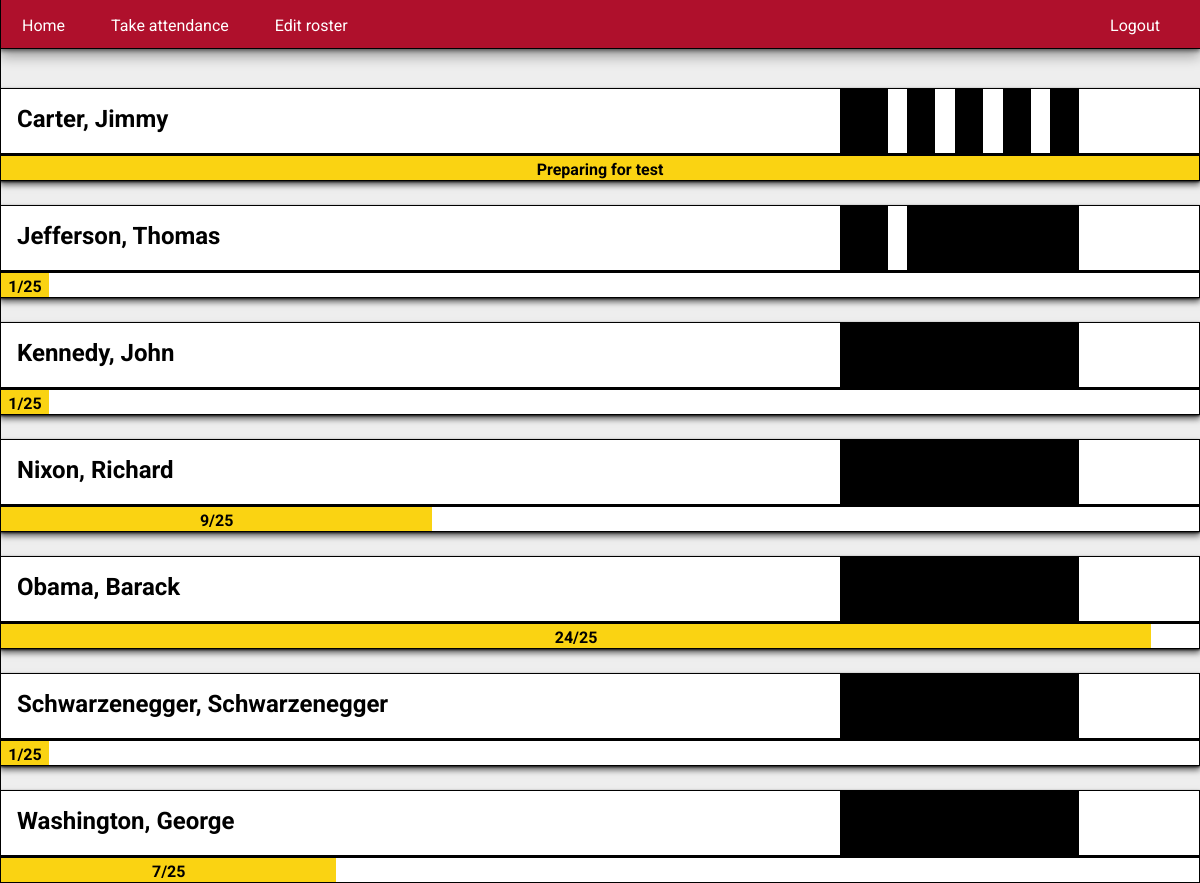
/view (signed in), run on the app's committed database.
### tables this page shows
CREATE TABLE cadets(id INTEGER NOT NULL PRIMARY KEY, last_name TEXT NOT NULL, first_name TEXT NOT NULL, attendance_current_rank INTEGER NOT NULL, attendance_total INTEGER NOT NULL, time INTEGER NOT NULL DEFAULT CURRENT_DATE, rank TEXT NOT NULL DEFAULT "white", CONSTRAINT unq UNIQUE (last_name, first_name));

### application.py (the view)
@app.route("/view", methods=["GET"])
def view():
    cadets = c.execute("SELECT * FROM cadets ORDER BY last_name ASC")
    return render_template("view.html", cadets = cadets)

### templates/view.html (shortened to what this page needs)
{% extends "layout.html" %}
{% set active_page = "view" %}
{% block main %}
    {% for cadet in cadets %}
        <div class="card">
            <div class="cadet_info view" id="{{ cadet.rank }}">
                <span class="important belt_names">{{ cadet.last_name.capitalize() }},  {{ cadet.first_name.capitalize() }}</span>
                <div class="stripes_bar">
                    <div class="stripe num{% if cadet.attendance_current_rank > 99 %}4{% else %}{{ ((cadet.attendance_current_rank-(cadet.attendance_current_rank%25))/25)|int }}{% endif %} first_stripe">
                    </div>
                    <div class="stripe num{% if cadet.attendance_current_rank > 99 %}4{% else %}{{ ((cadet.attendance_current_rank-(cadet.attendance_current_rank%25))/25)|int }}{% endif %} second_stripe">
                    </div>
                    <div class="stripe num{% if cadet.attendance_current_rank > 99 %}4{% else %}{{ ((cadet.attendance_current_rank-(cadet.attendance_current_rank%25))/25)|int }}{% endif %} third_stripe">
                    </div>
                    <div class="stripe num{% if cadet.attendance_current_rank > 99 %}4{% else %}{{ ((cadet.attendance_current_rank-(cadet.attendance_current_rank%25))/25)|int }}{% endif %} fourth_stripe">
                    </div>
                </div>
            </div>
            <div class="progress_bar">
                <div class="progress_fill" style="width: {{ ((cadet.attendance_current_rank % 25)/25)*100|round(1) }}%">
                    {{ cadet.attendance_current_rank % 25 }}/25
                </div>
                <div class="ready_to_test stripe{% if cadet.attendance_current_rank > 99 %}4{% else %}{{ ((cadet.attendance_current_rank-(cadet.attendance_current_rank%25))/25)|int }}{% endif %}">
                    Preparing for test
                </div>
            </div>
        </div>
    {% endfor %}
{% endblock %}

### static/stylesheet/styles.css (style rules this page uses)
body { background-color:#EEEEEE; margin:0; padding:0; font-family: "Roboto", "Noto Sans", sans-serif; font-size: 16px; box-sizing: border-box; }
.cadet_info { border:1px solid black; position:relative; margin-top:24px; padding-top:12px; height:52px; }
.card { max-width: 1200px; margin:auto; box-shadow: 0 1px 2px 0 rgba(0, 0, 0, .8), 0 4px 6px 0 rgba(0, 0, 0, .6); }
.cadet_info.view { height:48px; padding-left:16px; padding-top:16px; }
.stripes_bar { position:absolute; top:0; right:10%; background-color: #000000; height:65px; width: 20%; }
.stripe { position:absolute; border:none; background-color: #FFFFFF; width:8%; height:64px; visibility:hidden; }
.stripe.first_stripe { left:20%; }
.stripe.num1.first_stripe, .stripe.num2.first_stripe, .stripe.num3.first_stripe, .stripe.num4.first_stripe { visibility:visible; }
.stripe.second_stripe { left:40%; }
.stripe.num2.second_stripe, .stripe.num3.second_stripe, .stripe.num4.second_stripe { visibility:visible; }
.stripe.third_stripe { left:60%; }
.stripe.num3.third_stripe, .stripe.num4.third_stripe { visibility: visible; }
.stripe.fourth_stripe { left:80%; }
.stripe.num4.fourth_stripe { visibility: visible; }
.progress_bar { background-color: #FFFFFF; position: relative; height: 24px; border:solid black; border-width:2 1px 1px 1px; }
.ready_to_test { position:absolute; background-color: #FAD312; text-align:center; font-weight: bold; width:100%; visibility:hidden; padding-top:4px; height:20px; }
.ready_to_test.stripe4 { visibility:visible; }
.progress_fill { position:absolute; font-weight:bold; text-align:center; background-color:#FAD312; padding-top:4px; height:20px; }
#white { background-color:#FFFFFF; }
.important { font-size:24px; font-weight: bold; }

### data on the page
cadets: last_name "Carter", first_name "Jimmy", attendance_current_rank 113 (drawn), {{ ((cadet.attendance_current_rank % 25)/25)*100|round(1) }} 52.0 (drawn)
cadets: last_name "Jefferson", first_name "Thomas", cadet.attendance_current_rank%25 "1"
cadets: last_name "Kennedy", first_name "John", cadet.attendance_current_rank%25 "1"
cadets: last_name "Nixon", first_name "Richard", cadet.attendance_current_rank%25 "9"
cadets: last_name "Obama", first_name "Barack", cadet.attendance_current_rank%25 "24"
cadets: last_name "Schwarzenegger", first_name "Schwarzenegger", cadet.attendance_current_rank%25 "1"
cadets: last_name "Washington", first_name "George", cadet.attendance_current_rank%25 "7"

### other printed values
{{ caption|e }} "Home" "Take attendance" "Edit roster"
{{ caption|e }} "Logout"
